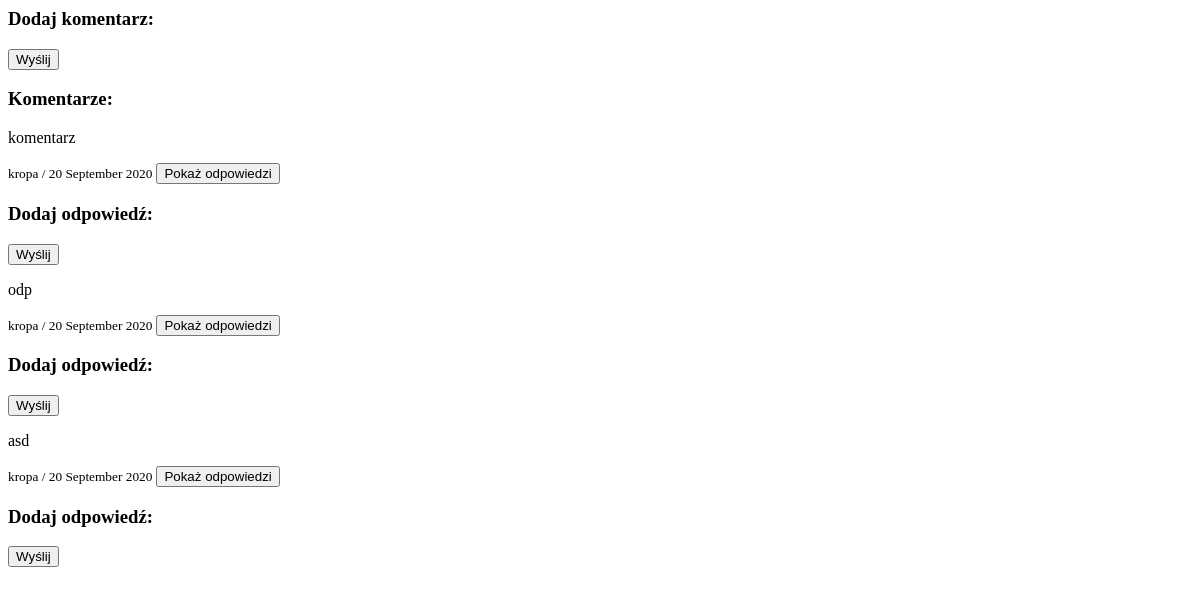
Page /post_comments/9 on the earlier database version.
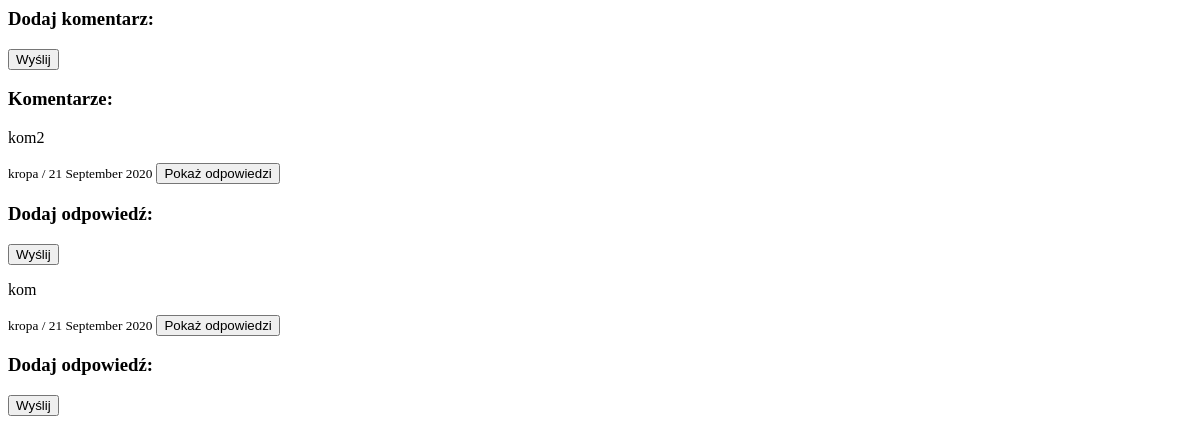
Same page on the later database version.
### comments/models.py (models this page shows)
class Comment(models.Model):
    author = models.ForeignKey(User, on_delete=models.CASCADE)
    content = models.TextField(blank=False, null=False, max_length=500, verbose_name='Treść')
    date_of_create = models.DateTimeField(default=timezone.now)
    post = models.ForeignKey(Post, on_delete=models.CASCADE, null=True)
    topic = models.ForeignKey(Topic, on_delete=models.CASCADE, null=True, blank=True)
    comment = models.ForeignKey('self', on_delete=models.CASCADE, null=True, related_name='replies')
    class Meta:
        ordering = ['-date_of_create']

### blog/views.py (the view)
# urls.py: path('post_comments/<int:id>', post_comments, name='post_comments'),
def post_comments(request, id):
    post = Post.objects.get(id=id)
    context = {'post': post}
    return render(request, 'blog/post_comments.html', context)

### blog/templates/blog/post_comments.html (shortened to what this page needs)
{% load crispy_forms_tags %}
<h3>Dodaj komentarz:</h3>
    <form action="" method="POST" id="commentForm" data-url="{% url 'post_detail' slug=post.slug %}">
        <button type="button" id="commentBtn">Wyślij</button>
    </form>
<h3>Komentarze:</h3>
{% for comment in post.comment_set.all %}
    {% if comment.comment == null %}
    <p>{{ comment.content }}</p>
    <small>{{ comment.author }} / {{ comment.date_of_create|date:"d E Y" }}</small>
    <button type="button" id="{{ comment.id }}" class="showReplies btn btn-link" data-href="{% url 'comment_replies' comment.id %}">Pokaż odpowiedzi</button>
    <div>
        <h3>Dodaj odpowiedź:</h3>
        <form action="" method="POST" id="{{ comment.id }}" class="replyForm" data-url="{% url 'post_detail' slug=post.slug %}">
        <button type="button" class="replyBtn" id="{{ comment.id }}">Wyślij</button>
    </form>
    </div>
    {% endif %}
{% endfor %}

### blog/templates/blog/comment_replies.html (shortened to what this page needs)
{% load crispy_forms_tags %}

Differences in the rows shown:
removed Comment: content "komentarz", author "kropa", date_of_create "20 September 2020"
removed Comment: content "odp", author "kropa", date_of_create "20 September 2020"
removed Comment: content "asd", author "kropa", date_of_create "20 September 2020"
added Comment: content "kom2", author "kropa", date_of_create "21 September 2020"
added Comment: content "kom", author "kropa", date_of_create "21 September 2020"
